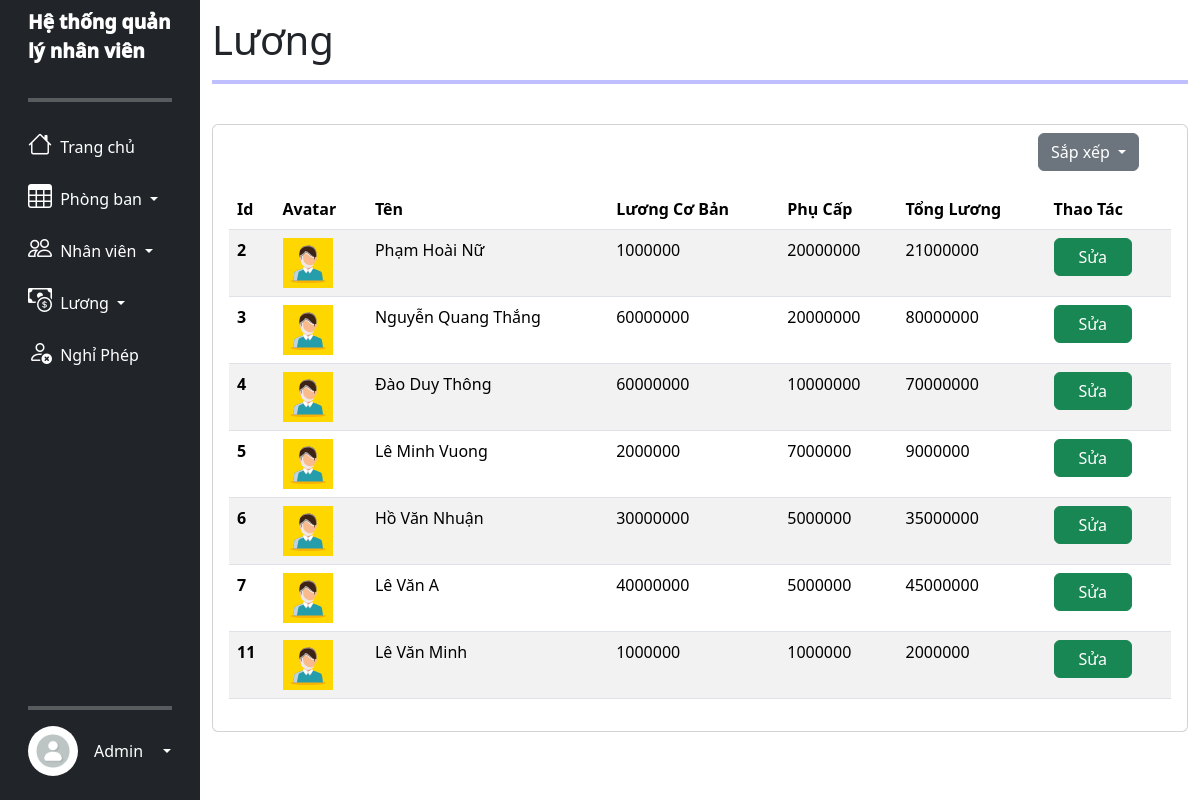
/salary.php (signed in), run on the app's committed database.
### tables this page shows
CREATE TABLE `luong_tbl` (
  `id_luong` int(255) NOT NULL,
  `id_nhanvien` int(255) NOT NULL,
  `luong_co_ban` bigint(255) NOT NULL,
  `phu_cap` bigint(255) NOT NULL,
  `tong_luong` bigint(255) NOT NULL,
  `ngay_them` timestamp NOT NULL DEFAULT current_timestamp() ON UPDATE current_timestamp(),
  `ngay_cap_nhat` date NOT NULL
);

CREATE TABLE `nhan_vien_tbl` (
  `id_nv` int(255) NOT NULL,
  `ten` varchar(255) NOT NULL,
  `ngay_sinh` varchar(255) NOT NULL,
  `gioi_tinh` varchar(255) NOT NULL,
  `so_dien_thoai` varchar(255) NOT NULL,
  `email` varchar(255) NOT NULL,
  `dia_chi` varchar(255) NOT NULL,
  `id_chuc_vu` int(11) NOT NULL,
  `ngay_vao_lam` date NOT NULL,
  `ngay_them` timestamp NOT NULL DEFAULT current_timestamp() ON UPDATE current_timestamp(),
  `anh` varchar(255) NOT NULL DEFAULT 'default_avata.png',
  `ngay_cap_nhat` date NOT NULL
);

### salary.php (the view, shortened to what this page needs)
<?php
if (isset($_SESSION['username']) && isset($_SESSION['user_type']) && $_SESSION['logged_in']) {
    if (isset($_GET['sort'])) {
        $sortColumn = $_GET['sort'];
        if ($sortColumn == 'id_nv') {
            $sortDirection = 'ASC';
        } else {
            $sortDirection = 'DESC';
        }
        require_once ('connect_db.php');
        $query = "SELECT * FROM luong_tbl INNER JOIN nhan_vien_tbl ON luong_tbl.id_nhanvien = nhan_vien_tbl.id_nv ORDER BY $sortColumn $sortDirection";
        $staff_result = $con->query($query);
    } else {
        require_once ('connect_db.php');
        $query1 = "SELECT * FROM luong_tbl INNER JOIN nhan_vien_tbl ON luong_tbl.id_nhanvien = nhan_vien_tbl.id_nv";
        $staff_result = $con->query($query1);
    }
    ?>
    <!DOCTYPE html>
    <html lang="en">
    <head>
        <link href="https://cdn.jsdelivr.net/npm/bootstrap@5.3.3/dist/css/bootstrap.min.css" rel="stylesheet">
        <link rel="stylesheet" href="https://cdn.jsdelivr.net/npm/bootstrap-icons@1.11.3/font/bootstrap-icons.min.css">
        <link href="https://cdn.datatables.net/v/bs5/dt-2.0.5/datatables.min.css" rel="stylesheet">
        <link rel="stylesheet" href="main.css">
    </head>
    <body>
        <div class="side_bar">
            <div class="container-fluid">
                <div class="row flex-nowrap">
                    <?php echo file_get_contents("baseUI.html"); ?>
                    <div class="col py-3">
                        <h1>Lương</h1>
                        <hr style="border: 2px solid blue">
                        <br>
                        <div class="card">
                            <div class="position-relative" style="z-index: 1;">
                                <div class="position-absolute top-0 end-0 mt-2 me-5 mb-5">
                                    <div class="dropdown">
                                        <button class="btn btn-secondary dropdown-toggle" type="button"
                                            id="dropdownMenuButton" data-bs-toggle="dropdown" aria-expanded="false">
                                            Sắp xếp
                                        </button>
                                    </div>
                                </div>
                            </div>
                            <div class="card-body mt-5">
                                <table class="table table-striped table-hover">
                                    <thead style="position: sticky; top: 1;">
                                        <tr>
                                            <th scope="col">Id</th>
                                            <th scope="col">Avatar</th>
                                            <th scope="col">Tên</th>
                                            <th scope="col">Lương Cơ Bản</th>
                                            <th scope="col">Phụ Cấp</th>
                                            <th scope="col">Tổng Lương</th>
                                            <th scope="col">Thao Tác</th>
                                        </tr>
                                    </thead>
                                    <tbody>
                                        <?php
                                        while ($row = $staff_result->fetch_assoc()) {
                                            ?>
                                            <tr>
                                                <th scope="row"><?php echo $row['id_nv']; ?></th>
                                                <td><img src="<?php echo $row['anh']; ?>" alt="user_avatar" height="50px"
                                                        width="50px"></td>
                                                <td><?php echo $row['ten']; ?></td>
                                                <td><?php echo $row['luong_co_ban']; ?></td>
                                                <td><?php echo $row['phu_cap']; ?></td>
                                                <td><?php echo $row['tong_luong']; ?></td>
                                                <td>
                                                    <a href="edit_salary.php?id=<?php echo $row['id_luong']; ?>"
                                                        class="btn btn-success px-4">Sửa</a>
                                                </td>
                                            </tr>
                                            <?php
                                        }
                                        ?>
                                    </tbody>
                                </table>
                            </div>
                        </div>
                    </div>
                </div>
            </div>
        </div>
    </body>
    </html>
    <?php
} else {
    header("Location: error.html");
    exit();
}
?>

### main.css (style rules this page uses)
:root { font-family: 'Poppins', sans-serif; font-family: 'Kaisei Tokumin', serif; }
.title { font-size: larger !important; font-weight: 1000 !important; }
.main-side-item, .side-item { min-width: 100%; }

### data on the page
luong_tbl: nhan_vien_tbl.id_nv "2", nhan_vien_tbl.anh (placeholder picture), nhan_vien_tbl.ten "Phạm Hoài Nữ", luong_co_ban "1000000", phu_cap "20000000", tong_luong "21000000"
luong_tbl: nhan_vien_tbl.id_nv "3", nhan_vien_tbl.anh (placeholder picture), nhan_vien_tbl.ten "Nguyễn Quang Thắng", luong_co_ban "60000000", phu_cap "20000000", tong_luong "80000000"
luong_tbl: nhan_vien_tbl.id_nv "4", nhan_vien_tbl.anh (placeholder picture), nhan_vien_tbl.ten "Đào Duy Thông", luong_co_ban "60000000", phu_cap "10000000", tong_luong "70000000"
luong_tbl: nhan_vien_tbl.id_nv "5", nhan_vien_tbl.anh (placeholder picture), nhan_vien_tbl.ten "Lê Minh Vuong", luong_co_ban "2000000", phu_cap "7000000", tong_luong "9000000"
luong_tbl: nhan_vien_tbl.id_nv "6", nhan_vien_tbl.anh (placeholder picture), nhan_vien_tbl.ten "Hồ Văn Nhuận", luong_co_ban "30000000", phu_cap "5000000", tong_luong "35000000"
luong_tbl: nhan_vien_tbl.id_nv "7", nhan_vien_tbl.anh (placeholder picture), nhan_vien_tbl.ten "Lê Văn A", luong_co_ban "40000000", phu_cap "5000000", tong_luong "45000000"
luong_tbl: nhan_vien_tbl.id_nv "11", nhan_vien_tbl.anh (placeholder picture), nhan_vien_tbl.ten "Lê Văn Minh", luong_co_ban "1000000", phu_cap "1000000", tong_luong "2000000"

### other printed values
file_get_contents("baseUI.html") "Hệ thống quản lý nhân viên Trang chủ Phòng ban Nhân viên Lương Nghỉ Phép Admin"
